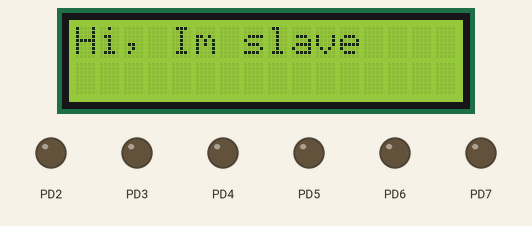
Recording of a program running on a simulated ATmega32, built with avr-gcc and emulated at 16 MHz. On the bench: 16×2 character LCD, output pins drawn as LEDs (lit = HIGH). Wiring (inferred from the names in the program): character LCD (HD44780): RS PA2; E PA3; data PA4, PA5, PA6, PA7. Pins used as bus, display or sensor lines are not drawn. At 0.6 s the program stops and its outputs stay as they are.

Above: at 0.2 s.
At 0.7 s:
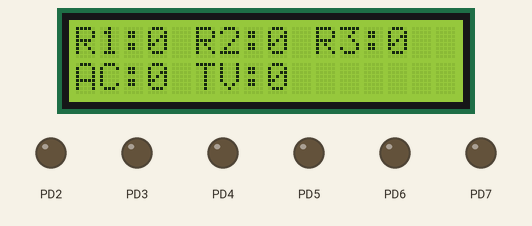

The program:

main.c
```c
/*
 * Slave.c
 *
 * Created: 5/12/2023 11:46:43 PM
 * Author : Ali
 */

#include "SPI.h"
#include "LCD.h"


int main(void)
{
    SPI_init_slave();
	LCD_init();

	LCD_write_string("Hi, Im slave");
	_delay_ms(400);

	//set pins
	SETBIT(DDRD, 2);  // PD2 output
	SETBIT(DDRD, 3);  // PD3 output
	SETBIT(DDRD, 4);  // PD4 output
	SETBIT(DDRD, 5);  // PD5 output
	SETBIT(DDRD, 6);  // PD6 output
	SETBIT(DDRD, 7);  // PD7 output

	LCD_write_command(1);
	LCD_write_string("R1:0 R2:0 R3:0");
	LCD_write_command(0xc0);
	LCD_write_string("AC:0 TV:0");

    while (1)
    {
		switch(SPI_read()){
			case 1: TOGBIT(PORTD, 4); LCD_write_command(0x83); LCD_write_char(READBIT(PORTD, 4) + '0'); break;
			case 2: TOGBIT(PORTD, 5); LCD_write_command(0x88); LCD_write_char(READBIT(PORTD, 5) + '0'); break;
			case 3: TOGBIT(PORTD, 6); LCD_write_command(0x8d); LCD_write_char(READBIT(PORTD, 6) + '0'); break;
			case 5: TOGBIT(PORTD, 3); LCD_write_command(0xc8); LCD_write_char(READBIT(PORTD, 3) + '0'); break;
			case 6: TOGBIT(PORTD, 2); LCD_write_command(0xc3); LCD_write_char(READBIT(PORTD, 2) + '0'); break;
		}
    }
}
```

SPI.c
```c
/*
 * SPI.c
 *
 * Created: 8/27/2022 11:29:13 AM
 *  Author: safifi
 */
#include "SPI.h"

void SPI_init_master(void){
	SETBIT(DDRB,MOSI);
	SETBIT(DDRB,SS); // slave select 1
	//SETBIT(DDRB, PB3); // slave select 2
	SETBIT(DDRB,SCK);

	SPCR = 1<<MSTR | 1<<SPE;
}
void SPI_init_slave(void){
	SETBIT(DDRB,MISO);
	SPCR =  1<<SPE;
}

void SPI_write(uint8_t data){
	SPDR = data;
	while(READBIT(SPSR,SPIF) == 0);
}
uint8_t SPI_read(void){
	while(READBIT(SPSR,SPIF) == 0);
	return SPDR;
}

uint8_t SPI_RX_TX(uint8_t data){
	SPDR = data;
	while(READBIT(SPSR,SPIF) == 0);
	return SPDR;
}
```

SPI.h
```c
/*
 * SPI.h
 *
 * Created: 8/27/2022 11:29:30 AM
 *  Author: safifi
 */


#ifndef SPI_H_
#define SPI_H_

#include "std_macros.h"


#define SS   PB4
#define MOSI PB5
#define MISO PB6
#define SCK  PB7

void SPI_init_master(void); // MOSI,SS, SCK output
void SPI_init_slave(void);  // MISO output

void SPI_write(uint8_t data);
uint8_t SPI_read(void);


#endif /* SPI_H_ */
```

std_macros.h
```c
/*
 * std_macros.h
 *
 * Created: 3/7/2023 2:20:31 PM
 *  Author: Ali
 */


#ifndef STD_MACROS_H_
#define STD_MACROS_H_

#include <avr/io.h>
#define F_CPU 16000000UL
#include <util/delay.h>
#include <avr/interrupt.h>

#define SETBIT(REG,BIT)  (REG |= 1 << BIT)
#define CLRBIT(REG,BIT)  (REG &= ~(1 << BIT))
#define TOGBIT(REG,BIT)  (REG ^= 1 << BIT)
#define READBIT(REG,BIT)  ((REG >> BIT) & 1)


#endif /* STD_MACROS_H_ */
```

LCD_cfg.h
```c
/*
 * LCD_cfg.h
 *
 * Created: 3/7/2023 3:12:17 PM
 *  Author: Ali
 */


#ifndef LCD_CFG_H_
#define LCD_CFG_H_

#include "std_macros.h"

/*
D7--D4 --> A7--A4
EN --> A3
RS --> A2
PORTA(2--7) connected to LCD
*/
#define INIT_LCD_PINS() DDRA|= 0b11111100;
#define LCD_RS(x) if(x == 1) SETBIT(PORTA, 2); else CLRBIT(PORTA, 2);
#define LCD_EN(x) if(x == 1) SETBIT(PORTA, 3); else CLRBIT(PORTA, 3);
#define LCD_D4(x) if(x == 1) SETBIT(PORTA, 4); else CLRBIT(PORTA, 4);
#define LCD_D5(x) if(x == 1) SETBIT(PORTA, 5); else CLRBIT(PORTA, 5);
#define LCD_D6(x) if(x == 1) SETBIT(PORTA, 6); else CLRBIT(PORTA, 6);
#define LCD_D7(x) if(x == 1) SETBIT(PORTA, 7); else CLRBIT(PORTA, 7);

#endif /* LCD_CFG_H_ */
```

LCD.c
```c
/*
 * LCD.c
 *
 * Created: 3/7/2023 2:24:02 PM
 *  Author: Ali
 */

#include "LCD.h"
#include "LCD_cfg.h"
#include "std_macros.h"

/*****************************************************************************
* Function Name: LCD_init
* Purpose      : initialize LCD to work in 4-bit mode - clear lcd - cursor off
* Parameters   : void
* Return value : void
*****************************************************************************/
void LCD_init(void){
	INIT_LCD_PINS();
	LCD_write_command(0x3);
	_delay_ms(4);
	LCD_write_command(0x3);
	_delay_ms(4);
	LCD_write_command(0x3);
	_delay_ms(4);
	LCD_write_command(0x2);
	LCD_write_command(0x28);
	LCD_write_command(0x01);
	LCD_write_command(0x06);
	LCD_write_command(0x0C);
	_delay_ms(20);
}

/*****************************************************************************
* Function Name: LCD_write_char
* Purpose      : Write a specific Ascii char (data) to lcd (valid only with 4-bit mode)
* Parameters   : data  (data to be written on lcd)
* Return value : void
*****************************************************************************/
void LCD_write_char(uint8_t data){
	LCD_RS(1);
	LCD_D4(READBIT(data, 4));
	LCD_D5(READBIT(data, 5));
	LCD_D6(READBIT(data, 6));
	LCD_D7(READBIT(data, 7));

	LCD_EN(1);
	_delay_ms(1);
	LCD_EN(0);
	_delay_ms(1);

	LCD_D4(READBIT(data, 0));
	LCD_D5(READBIT(data, 1));
	LCD_D6(READBIT(data, 2));
	LCD_D7(READBIT(data, 3));

	LCD_EN(1);
	_delay_ms(1);
	LCD_EN(0);
	_delay_ms(1);

}

/*****************************************************************************
* Function Name: LCD_write_command
* Purpose      : Send a specific command (cmd) to lcd (valid only with 4-bit mode)
* Parameters   : cmd  (command to be done by lcd)
* Return value : void
*****************************************************************************/
void LCD_write_command(uint8_t cmd){
	LCD_RS(0);
	LCD_D4(READBIT(cmd, 4));
	LCD_D5(READBIT(cmd, 5));
	LCD_D6(READBIT(cmd, 6));
	LCD_D7(READBIT(cmd, 7));

	LCD_EN(1);
	_delay_ms(1);
	LCD_EN(0);
	_delay_ms(1);

	LCD_D4(READBIT(cmd, 0));
	LCD_D5(READBIT(cmd, 1));
	LCD_D6(READBIT(cmd, 2));
	LCD_D7(READBIT(cmd, 3));

	LCD_EN(1);
	_delay_ms(1);
	LCD_EN(0);
	_delay_ms(1);
}

/*****************************************************************************
* Function Name: LCD_write_num
* Purpose      : Write a specific number (num) on lcd (valid only with 4-bit mode)
* Parameters   : num  (num to be written on lcd)
* Return value : void
*****************************************************************************/
void LCD_write_number(int32_t num){
	int8_t i = 0;
	uint8_t num_arr[10];
	uint8_t neg_flag = 0;

	if(num < 0){
		num *= -1;
		neg_flag = 1;
	}

	if(num == 0) {
		LCD_write_char('0');
		return;
	}

	for(i = 0; num != 0 ;i++){ // 6,5,2,1
		num_arr[i] = num % 10 + '0';
		num /= 10;
	}
	i--;
	if(neg_flag == 1){
		LCD_write_char('-');
	}
	while (i >= 0){
		LCD_write_char(num_arr[i]);
		i--;
	}
}

/*****************************************************************************
* Function Name: LCD_write_string
* Purpose      : Write a string (*txt) to lcd (valid only with 4-bit mode)
*                (assume the end char of string is NULL (Ascii:'\0' - decimal:0 ))
* Parameters   : *txt  (array of char to be written on lcd)
* Return value : void
*****************************************************************************/
void LCD_write_string(uint8_t * str){
	uint8_t i;

	for(i = 0; str[i] != 0; i++){
		LCD_write_char(str[i]);
	}

}
```

LCD.h
```c
/*
 * LCD.h
 *
 * Created: 3/7/2023 2:24:20 PM
 *  Author: Ali
 */


#ifndef LCD_H_
#define LCD_H_

#include "std_macros.h"

void LCD_init(void);
void LCD_write_char(uint8_t);
void LCD_write_command(uint8_t);
void LCD_write_number(int32_t);
void LCD_write_string(uint8_t *);


#endif /* LCD_H_ */
```

Measured:
- what the display in image 0 shows lasts 0.5 s, from 0.1 s to 0.6 s
